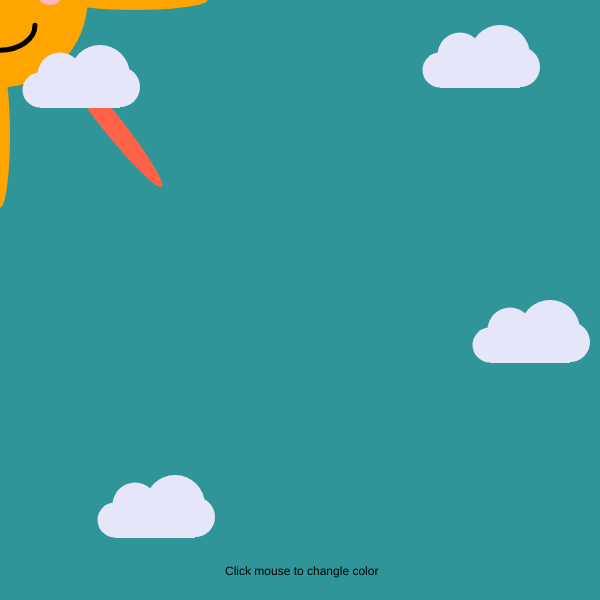
Frame 1 (no input)
Frame 60 (no input): identical to frame 1, image omitted
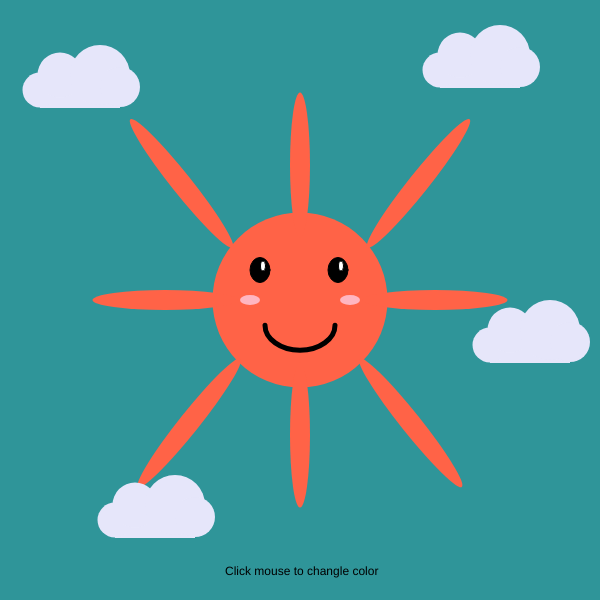
Frame 120 (the mouse pressed at the canvas centre since frame 60)

The p5.js sketch that drew these frames (run headless with seeded random() and noise() and a simulated clock; from frame 60 on, the mouse is pressed at the canvas centre):

// p5.js sketch
// ── sketch.js
let colors = ["PeachPuff", "Khaki", "Gold", "Orange", "Tomato"];

let bodyColor;
let eyesColor;
let detailColor;
let detailColor2;

function setup() {
  createCanvas(600, 600);
  //background("#2F9599");
  //textAlign(CENTER, BOTTOM)

  randomIndex = floor(random(colors.length));
  bodyColor = colors[randomIndex];
  detailColor = colors[randomIndex];
  detailColor2 = colors[4];
  eyesColor = "Black";
}

function draw() {
  background("#2F9599");
  text("Click mouse to changle color", 225, 575);
  let randomIndex = floor(random(colors.length));
  if (mouseIsPressed) {
    randomIndex = floor(random(colors.length));

    bodyColor = colors[randomIndex];
    detailColor = colors[randomIndex];
  }
  push();
  drawCreature(mouseX, mouseY);
  pop();

  drawClouds(50, 75);
  drawClouds(400, -20);
  drawClouds(50, 275);
  drawClouds(-375, 175);
}

function drawCreature(x, y) {
  translate(x, y);
  drawFace(0, 0);
  drawEyes(-40, -30);
  drawDetail(0, 0);
  drawDetail2(0, 0);
}

function drawFace(x, y) {
  push();
  translate(x, y);

  fill(bodyColor);
  noStroke();
  ellipse(0, 0, 175, 175);
  stroke(0);
  strokeWeight(5);
  arc(0, 25.2, 70, 50, 2 * PI, PI);
  fill("lightPink");
  noStroke();
  ellipse(-50, 0, 20, 10);
  ellipse(+50, 0, 20, 10);
  pop();
}

function drawEyes(x, y) {
  push();
  translate(x, y);

  fill(eyesColor);
  ellipse(0, 0, 20, 25);
  ellipse(+78, 0, 20, 25);
  fill(255);
  ellipse(3, -4, 5, 10);
  ellipse(+81, -4, 5, 10);
  pop();
}

function drawDetail(x, y) {
  fill(detailColor);
  push();
  translate(x, y);
  noStroke();
  fill(detailColor);
  ellipse(-135, 0, 145, 20);
  ellipse(+135, 0, 145, 20);
  ellipse(0, -135, 20, 145);
  ellipse(0, +135, 20, 145);
  pop();
}

function drawDetail2(x, y) {
  fill(detailColor2);
  push();
  translate(x, y);
  noStroke();
  fill(detailColor2);
  push();
  rotate(PI / 3.5);
  ellipse(-165, 20, 164, 20);
  pop();
  push();
  rotate(PI / -3.5);
  ellipse(+165, 20, 164, 20);
  pop();
  push();
  rotate(PI / -3.5);
  ellipse(-165, -10, 164, 20);
  pop();
  push();
  rotate(PI / 3.5);
  ellipse(+165, -10, 164, 20);
  pop();
  pop();
}

function drawClouds(x, y) {
  translate(x, y);
  push();
  noStroke();
  fill("Lavender");
  rect(-10, -10, 80, 43);
  ellipse(-10, 15, 35, 35);
  ellipse(10, 0, 45, 45);
  ellipse(50, 0, 60, 60);
  ellipse(70, 12, 40, 40);
  pop();
}
